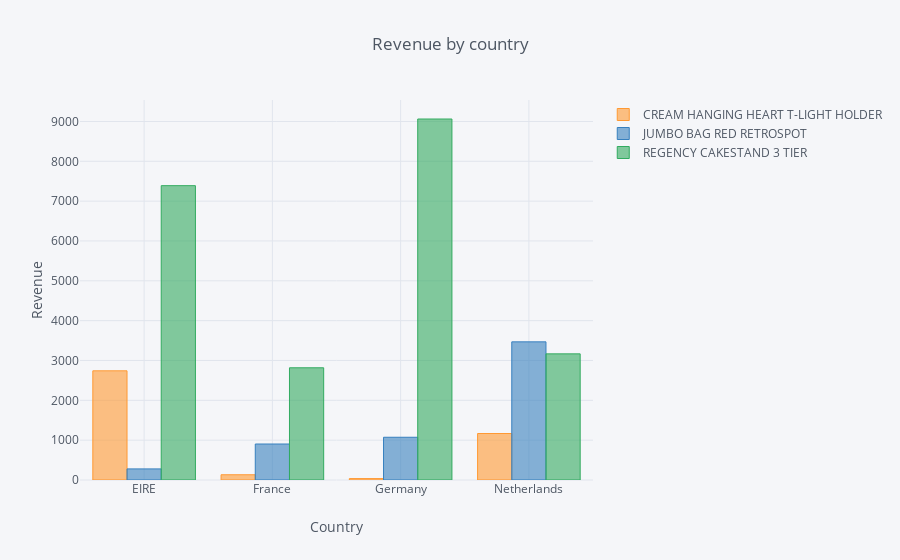

The notebook cell saved with this chart:
### Code cell
revenue.iplot(kind='bar', x='Country', xTitle='Country', 
           yTitle='Revenue', title='Revenue by country')

### Figure 1 — Plotly figure (JSON) as saved in the notebook; plotly's stock layout.template omitted (floating-point values rounded to 4 significant figures)
{"data": [{"marker": {"color": "rgba(255, 153, 51, 0.6)", "line": {"color": "rgba(255, 153, 51, 1.0)", "width": 1}}, "name": "CREAM HANGING HEART T-LIGHT HOLDER", "orientation": "v", "text": "", "type": "bar", "uid": "dfd09172-37e8-4096-8337-b7fd3ce0b720", "x": ["EIRE", "France", "Germany", "Netherlands"], "y": [2741.0, 131.8, 35.4, 1167]}, {"marker": {"color": "rgba(55, 128, 191, 0.6)", "line": {"color": "rgba(55, 128, 191, 1.0)", "width": 1}}, "name": "JUMBO BAG RED RETROSPOT", "orientation": "v", "text": "", "type": "bar", "uid": "682ff7df-5ce2-4841-b6cb-2fb9c77a62d8", "x": ["EIRE", "France", "Germany", "Netherlands"], "y": [278.7, 903.4, 1073.0, 3468]}, {"marker": {"color": "rgba(50, 171, 96, 0.6)", "line": {"color": "rgba(50, 171, 96, 1.0)", "width": 1}}, "name": "REGENCY CAKESTAND 3 TIER", "orientation": "v", "text": "", "type": "bar", "uid": "77a1f1b3-9e9c-4dc6-b09b-f7c376a755c5", "x": ["EIRE", "France", "Germany", "Netherlands"], "y": [7389.0, 2817.0, 9062.0, 3166.0]}], "layout": {"legend": {"bgcolor": "#F5F6F9", "font": {"color": "#4D5663"}}, "paper_bgcolor": "#F5F6F9", "plot_bgcolor": "#F5F6F9", "title": {"font": {"color": "#4D5663"}, "text": "Revenue by country"}, "xaxis": {"gridcolor": "#E1E5ED", "showgrid": true, "tickfont": {"color": "#4D5663"}, "title": {"font": {"color": "#4D5663"}, "text": "Country"}, "zerolinecolor": "#E1E5ED"}, "yaxis": {"gridcolor": "#E1E5ED", "showgrid": true, "tickfont": {"color": "#4D5663"}, "title": {"font": {"color": "#4D5663"}, "text": "Revenue"}, "zerolinecolor": "#E1E5ED"}}}
